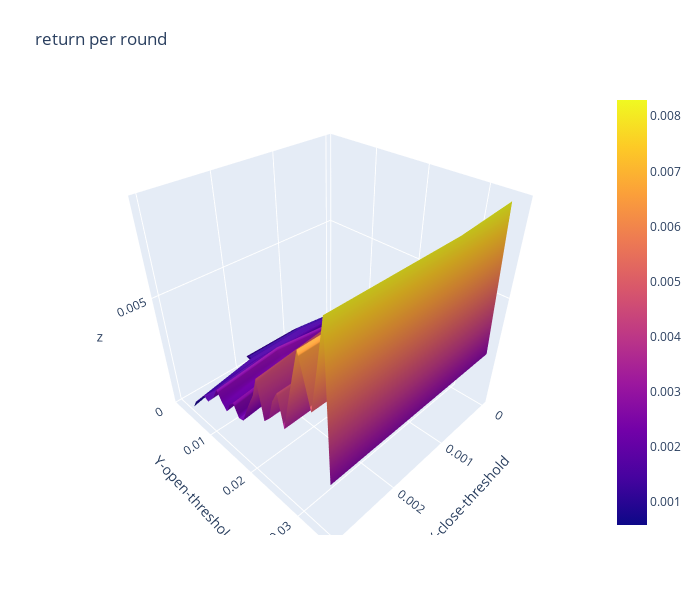

Source (notebook cell):
### Code cell
import plotly.graph_objects as go

x_data = df_return_per_round.columns.to_list() # close threshold

y_data = df_return_per_round.index.to_list() # open threshold

z_data = df_return_per_round.copy(deep=True) # return per round

fig = go.Figure(data=[go.Surface(z=z_data.values,x=x_data,y=y_data)])

fig.update_layout(title="return per round", # 标题
                  autosize=False,  # 尺度自动缩放
                  width=700,  # 长宽
                  height=600,
                  margin=dict(l=65,r=50,b=65,t=90),  # 4个位置的距离
                  scene=dict(xaxis_title='X-close-threshold',yaxis_title='Y-open-threshold')
                 )

fig.show()

### Figure 1 — Plotly figure (JSON) as saved in the notebook; plotly's stock layout.template omitted (floating-point values rounded to 4 significant figures; data arrays with more than 128 entries replaced by an {"elided": "..."} marker saying what was removed)
{"data": [{"type": "surface", "x": [0, 0.001, 0.002, 0.003], "y": [0.001, 0.002, 0.003, 0.004, 0.005, 0.006, 0.007, 0.008, 0.009, 0.01, 0.011, 0.012, 0.013, 0.014, 0.015, 0.016, 0.017, 0.018, 0.019, 0.02, 0.021, 0.022, 0.023, 0.024, 0.025, 0.026, 0.027, 0.028, 0.029, 0.03, 0.031, 0.032, 0.033, 0.034, 0.035], "z": {"elided": "35x4 float values"}}], "layout": {"autosize": false, "height": 600, "margin": {"b": 65, "l": 65, "r": 50, "t": 90}, "scene": {"xaxis": {"title": {"text": "X-close-threshold"}}, "yaxis": {"title": {"text": "Y-open-threshold"}}}, "title": {"text": "return per round"}, "width": 700}}
